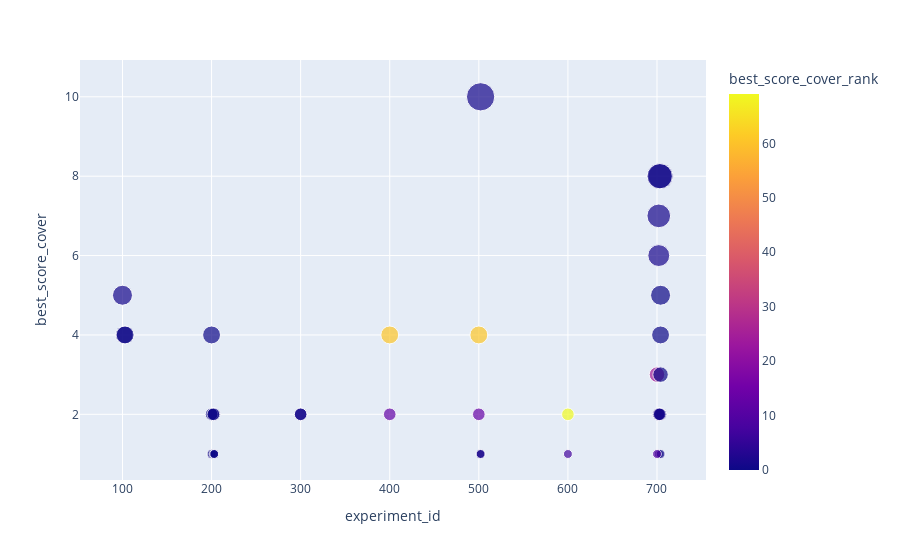

Notebook code for this chart:
### Code cell
fig = px.scatter(df[df['best_score_cover'] <= 10], x="experiment_id", y="best_score_cover", color='best_score_cover_rank',
                 size='best_score_cover')
fig.show()

### Figure 1 — Plotly figure (JSON) as saved in the notebook; plotly's stock layout.template omitted (floating-point values rounded to 4 significant figures)
{"data": [{"hovertemplate": "experiment_id=%{x}<br>best_score_cover=%{marker.size}<br>best_score_cover_rank=%{marker.color}<extra></extra>", "legendgroup": "", "marker": {"color": [24.91, 1.27, 0.008706, 0.007543, 0.1785, 1.184, 0.6862, 0.008419, 0.05123, 0.2839, 0.000544, 0.1234, 1.382, 0.004314, 0.9997, 60.46, 60.62, 1.577, 69.05, 2.384, 0.01626, 1.141, 0.2388, 0.06772, 1.75, 2.324, 0.8109, 0.01083, 0.1014, 0.3069, 0.001104, 0.9997, 12.77, 13.19, 0.9774, 7.191, 9.962, 1.549, 0.006532], "coloraxis": "coloraxis", "size": [3, 7, 8, 5, 4, 2, 8, 2, 1, 2, 2, 1, 1, 1, 2, 4, 4, 1, 2, 2, 3, 5, 4, 4, 1, 1, 2, 1, 2, 2, 1, 2, 2, 2, 10, 1, 1, 6, 4], "sizemode": "area", "sizeref": 0.025, "symbol": "circle"}, "mode": "markers", "name": "", "orientation": "v", "showlegend": false, "type": "scatter", "x": [700, 702, 704, 704, 200, 702, 703, 704, 200, 202, 203, 200, 202, 203, 300, 400, 500, 502, 600, 702, 704, 100, 102, 103, 502, 702, 703, 704, 200, 202, 203, 300, 400, 500, 502, 600, 700, 702, 704], "xaxis": "x", "y": [3, 7, 8, 5, 4, 2, 8, 2, 1, 2, 2, 1, 1, 1, 2, 4, 4, 1, 2, 2, 3, 5, 4, 4, 1, 1, 2, 1, 2, 2, 1, 2, 2, 2, 10, 1, 1, 6, 4], "yaxis": "y"}], "layout": {"autosize": true, "coloraxis": {"colorbar": {"title": {"text": "best_score_cover_rank"}}, "colorscale": [[0, "#0d0887"], [0.1111, "#46039f"], [0.2222, "#7201a8"], [0.3333, "#9c179e"], [0.4444, "#bd3786"], [0.5556, "#d8576b"], [0.6667, "#ed7953"], [0.7778, "#fb9f3a"], [0.8889, "#fdca26"], [1, "#f0f921"]]}, "legend": {"itemsizing": "constant", "tracegroupgap": 0}, "margin": {"t": 60}, "xaxis": {"anchor": "y", "autorange": true, "domain": [0, 1], "range": [55.67, 750.9], "title": {"text": "experiment_id"}, "type": "linear"}, "yaxis": {"anchor": "x", "autorange": true, "domain": [0, 1], "range": [0.1873, 11.36], "title": {"text": "best_score_cover"}, "type": "linear"}}}
